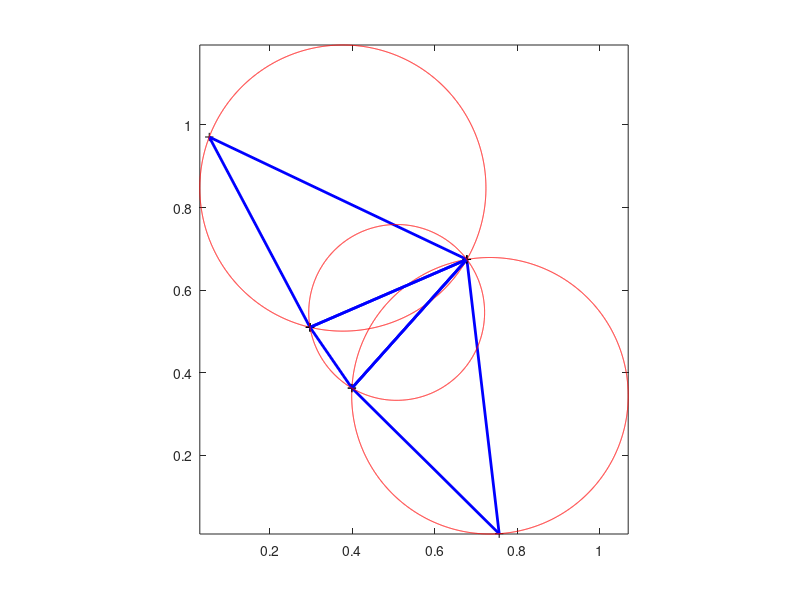

The MATLAB script that drew this image:
r = 5;
% X = normrnd(0,20,r,1);
% Y = normrnd(0,20,r,1);
X = rand(r,1);
Y = rand(r,1);
% X = [0 0 1 1 .5];
% Y = [0 1 1 0 .5];
TRI = delaunay(X,Y);
r;
k = size(TRI,1);
for i = 1:size(TRI,1)
    v1 = TRI(i,1);
    v2 = TRI(i,2);
    v3 = TRI(i,3);
    Temp = [v1 v2 v3];
    XTemp = [X(v1), X(v2), X(v3), X(v1)];
    YTemp = [Y(v1), Y(v2), Y(v3), Y(v1)];
    plot(XTemp,YTemp,'k+',XTemp, YTemp,'b','linewidth',2);
    hold on;
    th = 0:.001:2*pi;
a = X(v1); b = Y(v1); c = X(v2); d = Y(v2); e = X(v3); f = Y(v3);
ycn = ((a^2 - c^2 - d^2 + b^2)*(c-e) - (c^2 - e^2 - f^2 + d^2)*(a-c));
ycd = 2*(f - d)*(a-c) - 2*(d - b)*(c-e);
yc = ycn/ycd;
xc = (a^2 - c^2 - d^2 + b^2 + 2*yc*(d - b))/(2*(a-c));
r = sqrt((xc - a)^2 + (yc - b)^2);
P = xc + r*cos(th);
Q = yc + r*sin(th);
plot(P,Q,'r')
end
axis image


